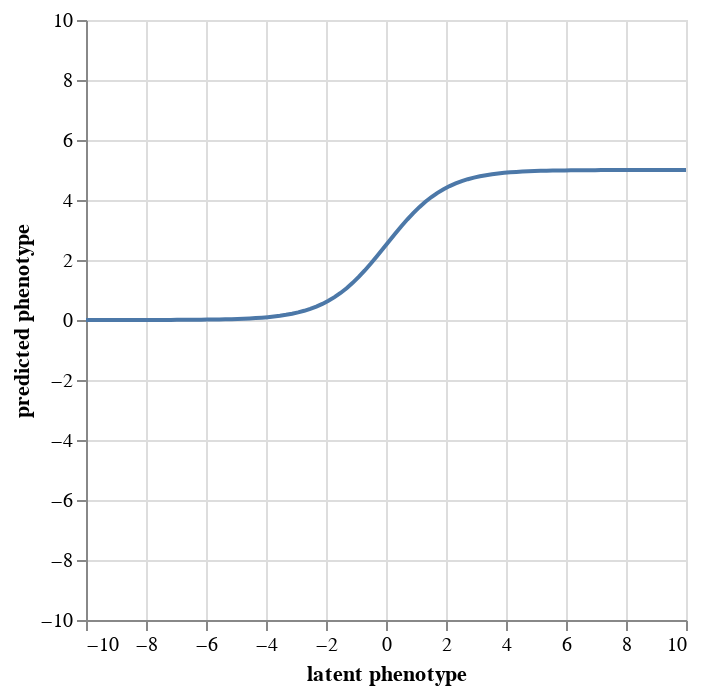

The cell this chart's notebook holds for it:
### Markdown cell above
### Sigmoidal model (default):

By default, the global-epistasis function here assumes a sigmoidal relationship between
a protein's latent property and its functional score measured in the experiment
(e.g., log enrichment score). Using free parameters, the sigmoid
can flexibly conform to an optimal shape informed by the data. 
Note that this function is independent from the
experimental condition from which a variant is observed.

Given _latent phenotype_, $\phi_d(v) = z$, let

$$
g(z) =  \frac{\alpha_{scale}}{1 + e^{-z}} + \alpha_{bias}
$$

Where $\alpha_{scale}$ and $\alpha_{bias}$ are free parameters defining the range and lower bound of the sigmoid, respectively.

Below is an interactive plot showing the effect of the sigmoidal global epistasis as a function of an adjustable $\alpha_{scale}$, and $\alpha_{bias}$:

### Code cell
import altair as alt

import numpy

import pandas as pd


df = pd.DataFrame({"latent": numpy.linspace(-10, 10, 100)})

slider_s = alt.binding_range(min=0.1, max=10)
var_s = alt.param(bind=slider_s, value=5, name="alpha_scale")

slider_b = alt.binding_range(min=-10, max=5)
var_b = alt.param(bind=slider_b, value=0, name="alpha_bias")

(
    alt.Chart(df)
    .transform_calculate(
        phenotype=(1 / (1 + alt.expr.exp(-1*alt.datum['latent'])))
        * var_s
        + var_b
    )
    .encode(
        x=alt.X("latent", title="latent phenotype", scale=alt.Scale(domain=[-10, 10])),
        y=alt.Y("phenotype:Q", title="predicted phenotype", scale=alt.Scale(domain=[-10, 10]))
    )
    .mark_line()
    .add_params(var_s, var_b)
)

### Figure 1 — Vega-Lite specification as saved in the notebook (floating-point values rounded to 4 significant figures)
{"config": {"view": {"continuousWidth": 300, "continuousHeight": 300}}, "data": {"name": "data-5df0d8288b8899ccb5d4c64cc03b51be"}, "mark": {"type": "line"}, "encoding": {"x": {"field": "latent", "scale": {"domain": [-10, 10]}, "title": "latent phenotype", "type": "quantitative"}, "y": {"field": "phenotype", "scale": {"domain": [-10, 10]}, "title": "predicted phenotype", "type": "quantitative"}}, "params": [{"name": "alpha_scale", "bind": {"input": "range", "max": 10, "min": 0.1}, "value": 5}, {"name": "alpha_bias", "bind": {"input": "range", "max": 5, "min": -10}, "value": 0}], "transform": [{"calculate": "(((1 / (1 + exp((-1 * datum['latent'])))) * alpha_scale) + alpha_bias)", "as": "phenotype"}], "$schema": "https://vega.github.io/schema/vega-lite/v5.6.1.json", "datasets": {"data-5df0d8288b8899ccb5d4c64cc03b51be": [{"latent": -10.0}, {"latent": -9.798}, {"latent": -9.596}, {"latent": -9.394}, {"latent": -9.192}, {"latent": -8.99}, {"latent": -8.788}, {"latent": -8.586}, {"latent": -8.384}, {"latent": -8.182}, {"latent": -7.98}, {"latent": -7.778}, {"latent": -7.576}, {"latent": -7.374}, {"latent": -7.172}, {"latent": -6.97}, {"latent": -6.768}, {"latent": -6.566}, {"latent": -6.364}, {"latent": -6.162}, {"latent": -5.96}, {"latent": -5.758}, {"latent": -5.556}, {"latent": -5.354}, {"latent": -5.152}, {"latent": -4.949}, {"latent": -4.747}, {"latent": -4.545}, {"latent": -4.343}, {"latent": -4.141}, {"latent": -3.939}, {"latent": -3.737}, {"latent": -3.535}, {"latent": -3.333}, {"latent": -3.131}, {"latent": -2.929}, {"latent": -2.727}, {"latent": -2.525}, {"latent": -2.323}, {"latent": -2.121}, {"latent": -1.919}, {"latent": -1.717}, {"latent": -1.515}, {"latent": -1.313}, {"latent": -1.111}, {"latent": -0.9091}, {"latent": -0.7071}, {"latent": -0.5051}, {"latent": -0.303}, {"latent": -0.101}, {"latent": 0.101}, {"latent": 0.303}, {"latent": 0.5051}, {"latent": 0.7071}, {"latent": 0.9091}, {"latent": 1.111}, {"latent": 1.313}, {"latent": 1.515}, {"latent": 1.717}, {"latent": 1.919}, {"latent": 2.121}, {"latent": 2.323}, {"latent": 2.525}, {"latent": 2.727}, {"latent": 2.929}, {"latent": 3.131}, {"latent": 3.333}, {"latent": 3.535}, {"latent": 3.737}, {"latent": 3.939}, {"latent": 4.141}, {"latent": 4.343}, {"latent": 4.545}, {"latent": 4.747}, {"latent": 4.949}, {"latent": 5.152}, {"latent": 5.354}, {"latent": 5.556}, {"latent": 5.758}, {"latent": 5.96}, {"latent": 6.162}, {"latent": 6.364}, {"latent": 6.566}, {"latent": 6.768}, {"latent": 6.97}, {"latent": 7.172}, {"latent": 7.374}, {"latent": 7.576}, {"latent": 7.778}, {"latent": 7.98}, {"latent": 8.182}, {"latent": 8.384}, {"latent": 8.586}, {"latent": 8.788}, {"latent": 8.99}, {"latent": 9.192}, {"latent": 9.394}, {"latent": 9.596}, {"latent": 9.798}, {"latent": 10.0}]}}
